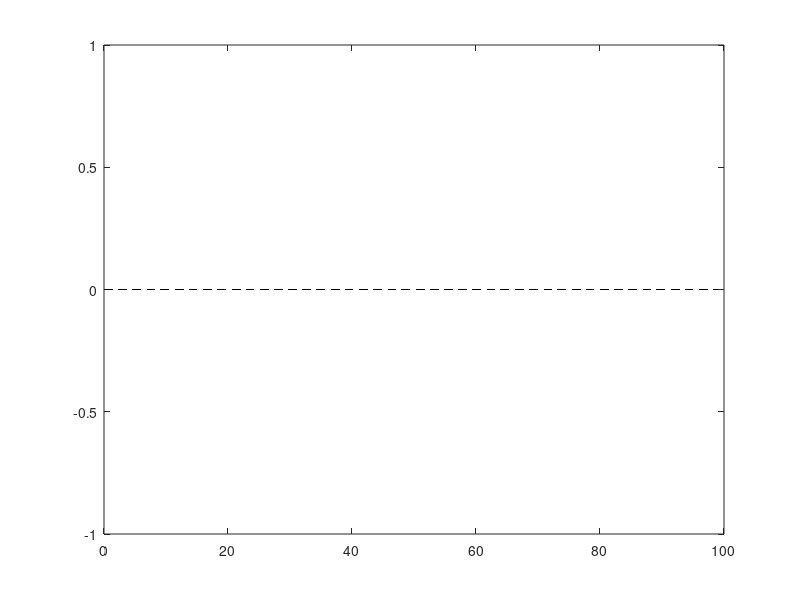

This chart was generated by the following MATLAB code: (Note: this script raises an error after producing the figure.)
close all
clc

%{
    Grip force test: Tests the normal force produced during HSA gripper grasping, using a 3D-printed test cylinder

    Antipodal Grasping: Using opposing forces to grasp the cylinder (opposite points on the surface of the test cylinder)
%}

imported_data = {'GripforceTestSample_4-NoEcoflexLayer.csv', 'GripforceTestSample_8-PinchGrasp2.csv', 'GripforceTestSample_7-CagingGrasp2'};
legend_labels = {'Pinch Grasp: No Ecoflex', 'Pinch Grasp', 'Caging Grasp'};


figure()

% plot zero line
x = 0:99;
y = zeros(100);
plot(x, y, 'k--', 'LineWidth', 0.3, 'HandleVisibility', 'off')
hold on

tl = 10:10:100;
ticklabels = cellstr(num2str(tl'));

for i = 1:3
    %{
        Reads and plots force and extension data from Instron's raw data (.csv)
    %}
    data = readtable(imported_data{i}, "VariableNamingRule", "preserve");
    e_data = data.('Displacement'); % extension in mm
    f_data = data.('Force'); % force in N

    plot(e_data, f_data, '-', 'LineWidth', 1.5, 'DisplayName', legend_labels{i})
    hold on
end

title({"Grip Force Test";'HSA Rotation = 90\circ'})
xlabel('Extension [mm]')
ylabel('Force [N]')
xlim([0 100])
ylim([-6 12])

xticks(tl)
xticklabels(ticklabels)

grid on
legend('Location', 'southwest')


% figure size

x0 = 900;
y0 = 410;
width = 450;
height = 400;
set(gcf, 'position', [x0, y0, width, height])
exportgraphics(gcf, 'D:\Srivatsan\HSA-gripper-files\Plot Images\GripForce.png', 'Resolution', 800)